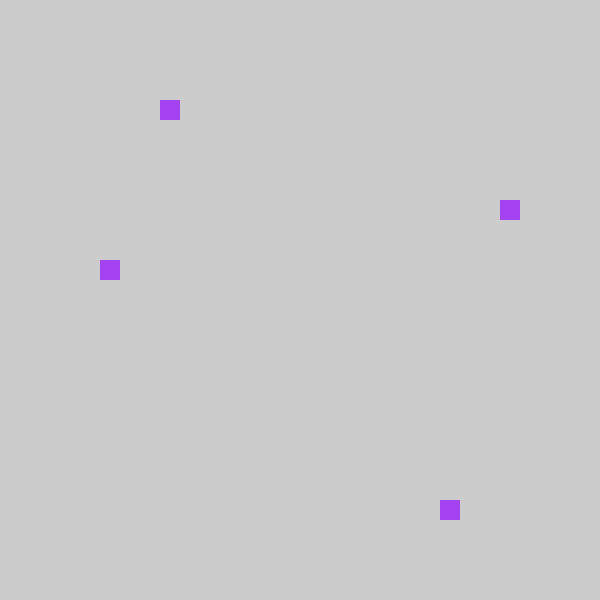
Frame 1 (no input)
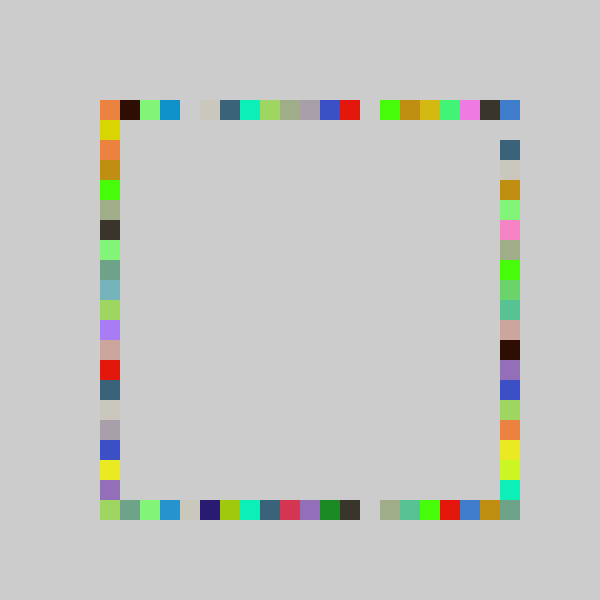
Frame 60 (the mouse pressed at the canvas centre just before this capture)
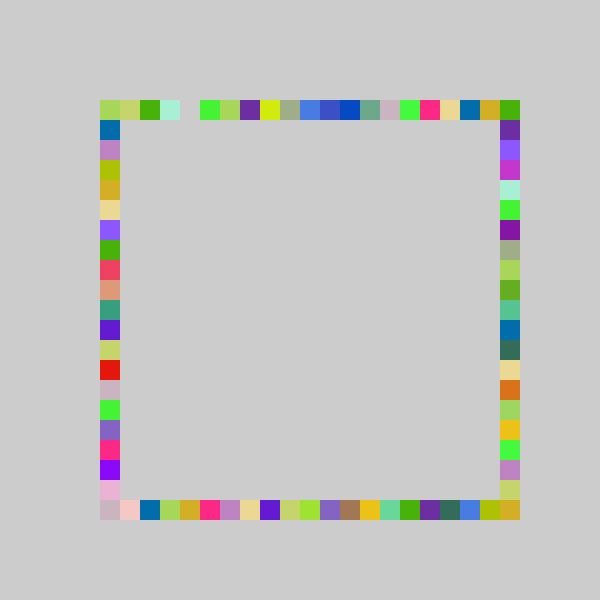
Frame 120 (the mouse held since frame 60 and released just before this capture)

The Processing sketch that drew these frames (run headless with seeded random() and noise(); from frame 60 on, the mouse is pressed at the canvas centre):

// Processing sketch: processing_185545
// ── processing_185545.pde

int topx = 100;
int topy = 100;
int bottomx = 100;
int bottomy = 500;
int rightx = 500;
int righty = 100;
int leftx = 100;
int lefty = 500;
int r = 0;
int g = 0;
int b = 0;
int go = 1;

void setup(){
  size(600,600);
  noStroke();
}
void draw(){
  r = int(random(0,255));
  g = int(random(0,255));
  b = int(random(0,255));
  topx = 100 + int(random(-1,20))*20;
  fill(r,g,b);
  rect(topx,topy,20,20);
  bottomx = 100 + int(random(-1,20))*20;
  fill(r,g,b);
  rect(bottomx,bottomy,20,20);
  righty = 100 + int(random(-1,21))*20;
  fill(r,g,b);
  rect(rightx,righty,20,20);
  lefty = 100 + int(random(-1,20))*20;
  fill(r,g,b);
  rect(leftx,lefty,20,20);
  
}
